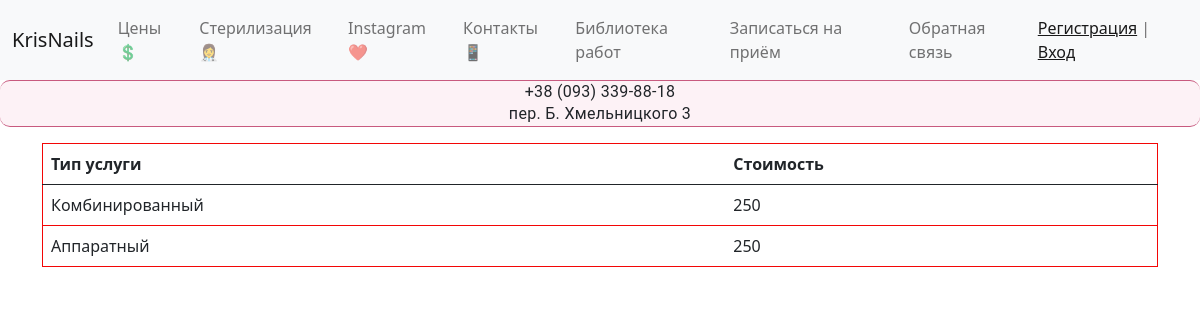
The app's page /services/prices/, older data.
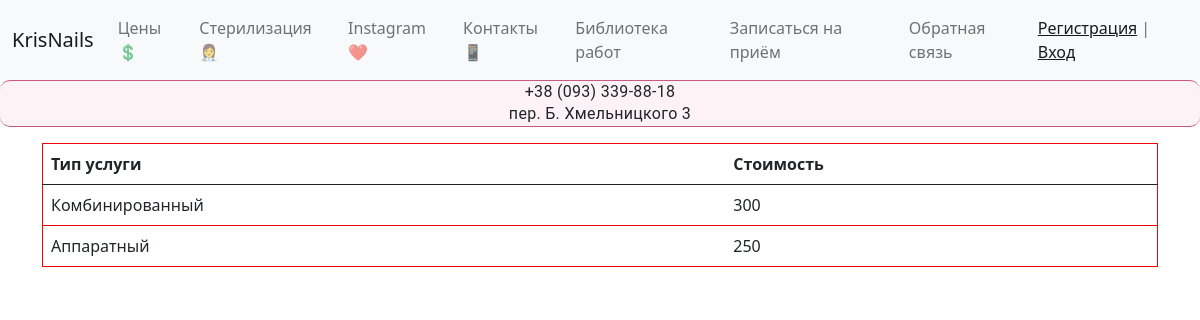
The same page, newer data.
### services/models.py (models this page shows, shortened)
class Category(models.Model):
    category_name = models.CharField(max_length=150, verbose_name='Тип услуги')
    content = models.TextField(verbose_name='Описание услуги', blank=True)
    price = models.IntegerField(verbose_name='Стоимость')
    duration = models.CharField(blank=True, max_length=100, verbose_name='продолжительность')
    created_at = models.DateTimeField(auto_now_add=True, verbose_name='Дата добавления услуги')
    updated_at = models.DateTimeField(auto_now=True, verbose_name='Дата изменения')
    is_published = models.BooleanField(default=True, verbose_name='Опубликовано')
    class Meta:
        verbose_name = 'Категория'
        verbose_name_plural = 'Категории'

### services/views.py (the view)
# urls.py: path('prices/', views.Prices.as_view(), name='prices'),
class Prices(MyMixin, ListView):  # для демонстрации работы миксина 42
    model = Category
    template_name = 'services/prices.html'
    mixin_prop = 'hello world'  # для демонстрации работы миксина 42
    def get_context_data(self, *, object_list=None, **kwargs):
        context = super().get_context_data(**kwargs)
        context['mixin_prop'] = self.get_prop()  # для демонстрации работы миксина 42
        context['service_list'] = Category.objects.filter(is_published=True)
        return context

### services/utils.py (called while the page is built)
    def get_prop(self):
        return self.mixin_prop.upper()

### services/templates/services/prices.html (shortened to what this page needs)
{% extends 'base.html' %}
{% block tables %}
<div class="container">
    <table class="table caption-top">
        <caption></caption>
        <thead>
        <tr>
            <th scope="col">Тип услуги</th>
            <th scope="col">Стоимость</th>
        </tr>
        </thead>
        <tbody>
        {% for service in service_list %}
                <tr>
                    <td>{{ service.category_name }}</td>
                    <td>{{ service.price }}</td>
                </tr>
        {% endfor %}
        </tbody>
    </table>
</div>
{% endblock %}

Row changes from the older to the newer data that the page shows:
changed Category "Комбинированный": price "250" → "300"
